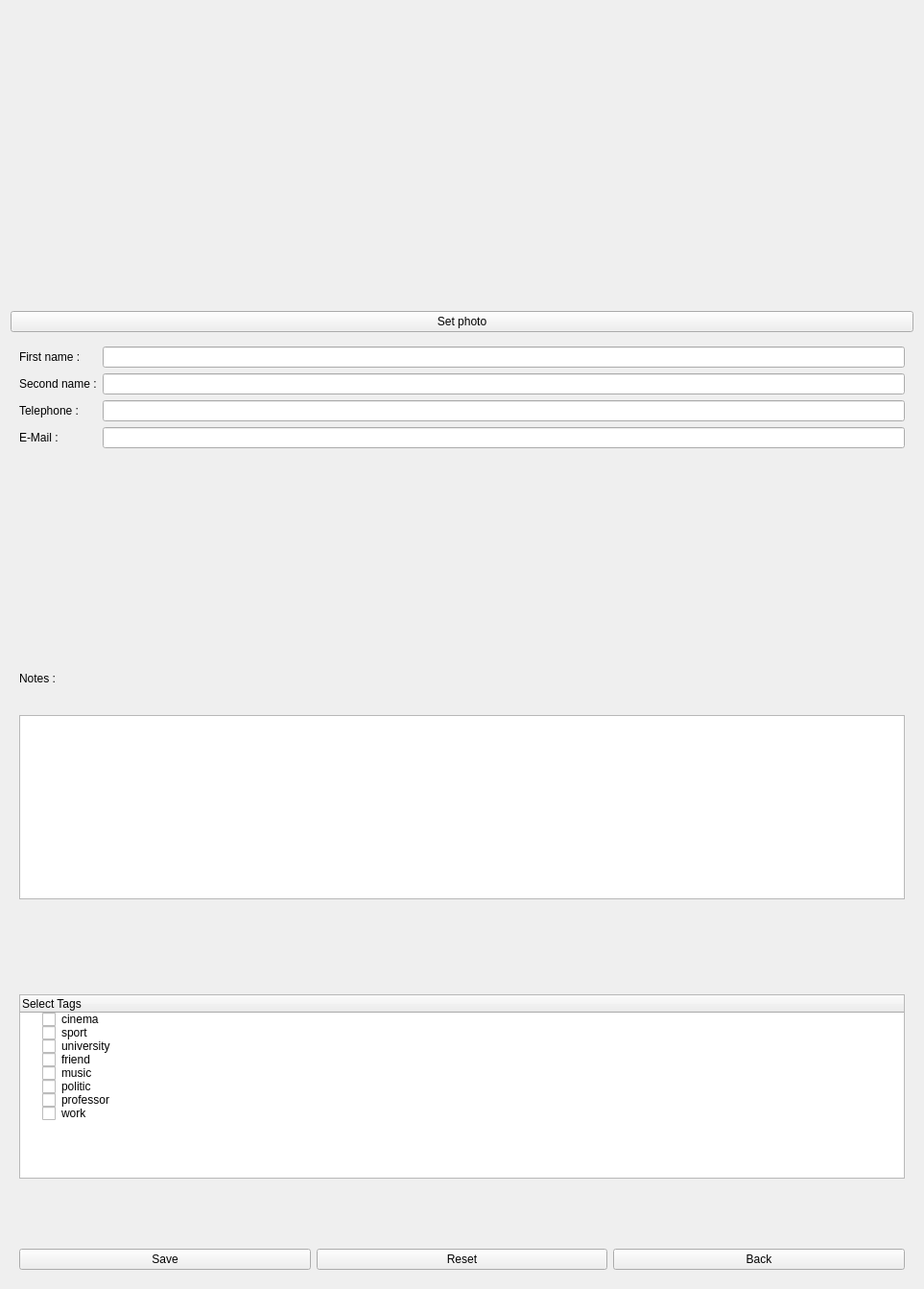
<?xml version="1.0" encoding="UTF-8"?>
<ui version="4.0">
 <class>NewContactWidget</class>
 <widget class="QWidget" name="NewContactWidget">
  <property name="geometry">
   <rect>
    <x>0</x>
    <y>0</y>
    <width>963</width>
    <height>1343</height>
   </rect>
  </property>
  <property name="windowTitle">
   <string>NewContactWidget</string>
  </property>
  <layout class="QVBoxLayout" name="verticalLayout">
   <item>
    <widget class="QWidget" name="photoWidget" native="true">
     <layout class="QHBoxLayout" name="horizontalLayout">
      <item>
       <widget class="QLabel" name="photo">
        <property name="sizePolicy">
         <sizepolicy hsizetype="Fixed" vsizetype="Fixed">
          <horstretch>0</horstretch>
          <verstretch>0</verstretch>
         </sizepolicy>
        </property>
        <property name="text">
         <string>&lt;html&gt;&lt;head/&gt;&lt;body&gt;&lt;p&gt;&lt;img src=&quot;:/contact_2.png&quot;/&gt;&lt;/p&gt;&lt;/body&gt;&lt;/html&gt;</string>
        </property>
       </widget>
      </item>
     </layout>
    </widget>
   </item>
   <item>
    <widget class="QPushButton" name="setPhoto">
     <property name="text">
      <string>Set photo</string>
     </property>
    </widget>
   </item>
   <item>
    <widget class="QWidget" name="infoWidget" native="true">
     <layout class="QFormLayout" name="formLayout">
      <item row="0" column="0">
       <widget class="QLabel" name="nameText">
        <property name="text">
         <string>First name :</string>
        </property>
       </widget>
      </item>
      <item row="0" column="1">
       <widget class="QLineEdit" name="nameLine">
        <property name="text">
         <string/>
        </property>
       </widget>
      </item>
      <item row="1" column="0">
       <widget class="QLabel" name="secondNameText">
        <property name="text">
         <string>Second name :</string>
        </property>
       </widget>
      </item>
      <item row="1" column="1">
       <widget class="QLineEdit" name="seconNameLine">
        <property name="text">
         <string/>
        </property>
       </widget>
      </item>
      <item row="2" column="0">
       <widget class="QLabel" name="phoneText">
        <property name="text">
         <string>Telephone :</string>
        </property>
       </widget>
      </item>
      <item row="2" column="1">
       <widget class="QLineEdit" name="telephoneLine">
        <property name="text">
         <string/>
        </property>
       </widget>
      </item>
      <item row="3" column="0">
       <widget class="QLabel" name="mailText">
        <property name="text">
         <string>E-Mail :</string>
        </property>
       </widget>
      </item>
      <item row="3" column="1">
       <widget class="QLineEdit" name="emailLine">
        <property name="text">
         <string/>
        </property>
       </widget>
      </item>
     </layout>
    </widget>
   </item>
   <item>
    <widget class="QWidget" name="notesWidget" native="true">
     <layout class="QVBoxLayout" name="verticalLayout_3">
      <item>
       <widget class="QLabel" name="notesLabel">
        <property name="sizePolicy">
         <sizepolicy hsizetype="Fixed" vsizetype="Fixed">
          <horstretch>0</horstretch>
          <verstretch>0</verstretch>
         </sizepolicy>
        </property>
        <property name="text">
         <string>Notes :</string>
        </property>
       </widget>
      </item>
      <item>
       <widget class="QTextEdit" name="noteBox">
        <property name="sizePolicy">
         <sizepolicy hsizetype="Expanding" vsizetype="Fixed">
          <horstretch>0</horstretch>
          <verstretch>0</verstretch>
         </sizepolicy>
        </property>
       </widget>
      </item>
     </layout>
    </widget>
   </item>
   <item>
    <widget class="QWidget" name="tagsWidget" native="true">
     <layout class="QVBoxLayout" name="verticalLayout_2">
      <item>
       <widget class="QTreeWidget" name="tagsList">
        <property name="sizePolicy">
         <sizepolicy hsizetype="Expanding" vsizetype="Fixed">
          <horstretch>0</horstretch>
          <verstretch>0</verstretch>
         </sizepolicy>
        </property>
        <column>
         <property name="text">
          <string>Select Tags</string>
         </property>
        </column>
        <item>
         <property name="text">
          <string>cinema</string>
         </property>
         <property name="checkState">
          <enum>Unchecked</enum>
         </property>
        </item>
        <item>
         <property name="text">
          <string>sport</string>
         </property>
         <property name="checkState">
          <enum>Unchecked</enum>
         </property>
        </item>
        <item>
         <property name="text">
          <string>university</string>
         </property>
         <property name="checkState">
          <enum>Unchecked</enum>
         </property>
        </item>
        <item>
         <property name="text">
          <string>friend</string>
         </property>
         <property name="checkState">
          <enum>Unchecked</enum>
         </property>
        </item>
        <item>
         <property name="text">
          <string>music</string>
         </property>
         <property name="checkState">
          <enum>Unchecked</enum>
         </property>
        </item>
        <item>
         <property name="text">
          <string>politic</string>
         </property>
         <property name="checkState">
          <enum>Unchecked</enum>
         </property>
        </item>
        <item>
         <property name="text">
          <string>professor</string>
         </property>
         <property name="checkState">
          <enum>Unchecked</enum>
         </property>
        </item>
        <item>
         <property name="text">
          <string>work</string>
         </property>
         <property name="checkState">
          <enum>Unchecked</enum>
         </property>
        </item>
       </widget>
      </item>
     </layout>
    </widget>
   </item>
   <item>
    <widget class="QWidget" name="buttonWidget" native="true">
     <property name="sizePolicy">
      <sizepolicy hsizetype="Minimum" vsizetype="Fixed">
       <horstretch>0</horstretch>
       <verstretch>0</verstretch>
      </sizepolicy>
     </property>
     <layout class="QHBoxLayout" name="horizontalLayout_2">
      <item>
       <widget class="QPushButton" name="saveButton">
        <property name="text">
         <string>Save</string>
        </property>
       </widget>
      </item>
      <item>
       <widget class="QPushButton" name="resetButton">
        <property name="text">
         <string>Reset</string>
        </property>
       </widget>
      </item>
      <item>
       <widget class="QPushButton" name="backButton">
        <property name="sizePolicy">
         <sizepolicy hsizetype="Minimum" vsizetype="Fixed">
          <horstretch>0</horstretch>
          <verstretch>0</verstretch>
         </sizepolicy>
        </property>
        <property name="text">
         <string>Back</string>
        </property>
       </widget>
      </item>
     </layout>
    </widget>
   </item>
  </layout>
 </widget>
 <resources>
  <include location="../contact.qrc"/>
 </resources>
 <connections/>
</ui>
